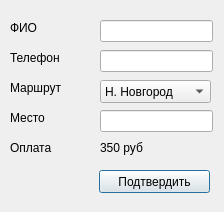
<?xml version="1.0" encoding="UTF-8"?>
<ui version="4.0">
 <class>ReservWindow</class>
 <widget class="QDialog" name="ReservWindow">
  <property name="geometry">
   <rect>
    <x>0</x>
    <y>0</y>
    <width>224</width>
    <height>212</height>
   </rect>
  </property>
  <property name="windowTitle">
   <string>Dialog</string>
  </property>
  <widget class="QLineEdit" name="le_fio">
   <property name="geometry">
    <rect>
     <x>100</x>
     <y>20</y>
     <width>113</width>
     <height>22</height>
    </rect>
   </property>
  </widget>
  <widget class="QLineEdit" name="le_tel">
   <property name="geometry">
    <rect>
     <x>100</x>
     <y>50</y>
     <width>113</width>
     <height>22</height>
    </rect>
   </property>
  </widget>
  <widget class="QLineEdit" name="le_place">
   <property name="geometry">
    <rect>
     <x>100</x>
     <y>110</y>
     <width>113</width>
     <height>22</height>
    </rect>
   </property>
  </widget>
  <widget class="QLabel" name="lab_fio">
   <property name="geometry">
    <rect>
     <x>10</x>
     <y>20</y>
     <width>58</width>
     <height>15</height>
    </rect>
   </property>
   <property name="text">
    <string>ФИО</string>
   </property>
  </widget>
  <widget class="QLabel" name="lab_tel">
   <property name="geometry">
    <rect>
     <x>10</x>
     <y>50</y>
     <width>58</width>
     <height>15</height>
    </rect>
   </property>
   <property name="text">
    <string>Телефон</string>
   </property>
  </widget>
  <widget class="QLabel" name="lab_route">
   <property name="geometry">
    <rect>
     <x>10</x>
     <y>80</y>
     <width>58</width>
     <height>15</height>
    </rect>
   </property>
   <property name="text">
    <string>Маршрут</string>
   </property>
  </widget>
  <widget class="QLabel" name="lab_place">
   <property name="geometry">
    <rect>
     <x>10</x>
     <y>110</y>
     <width>58</width>
     <height>15</height>
    </rect>
   </property>
   <property name="text">
    <string>Место</string>
   </property>
  </widget>
  <widget class="QLabel" name="lab_price">
   <property name="geometry">
    <rect>
     <x>10</x>
     <y>140</y>
     <width>58</width>
     <height>15</height>
    </rect>
   </property>
   <property name="text">
    <string>Оплата</string>
   </property>
  </widget>
  <widget class="QPushButton" name="pb_enter">
   <property name="geometry">
    <rect>
     <x>99</x>
     <y>170</y>
     <width>111</width>
     <height>23</height>
    </rect>
   </property>
   <property name="text">
    <string>Подтвердить</string>
   </property>
  </widget>
  <widget class="QComboBox" name="cb_route">
   <property name="geometry">
    <rect>
     <x>100</x>
     <y>80</y>
     <width>111</width>
     <height>23</height>
    </rect>
   </property>
   <item>
    <property name="text">
     <string>Н. Новгород</string>
    </property>
   </item>
   <item>
    <property name="text">
     <string>Иваново</string>
    </property>
   </item>
   <item>
    <property name="text">
     <string>Кострома</string>
    </property>
   </item>
   <item>
    <property name="text">
     <string>Ярославль</string>
    </property>
   </item>
   <item>
    <property name="text">
     <string>Сергиев Посад</string>
    </property>
   </item>
   <item>
    <property name="text">
     <string>Москва</string>
    </property>
   </item>
   <item>
    <property name="text">
     <string>Рязань</string>
    </property>
   </item>
   <item>
    <property name="text">
     <string>Арзамас</string>
    </property>
   </item>
  </widget>
  <widget class="QLabel" name="lab_price_1">
   <property name="geometry">
    <rect>
     <x>100</x>
     <y>140</y>
     <width>58</width>
     <height>15</height>
    </rect>
   </property>
   <property name="text">
    <string>350 руб</string>
   </property>
  </widget>
 </widget>
 <resources/>
 <connections/>
</ui>
